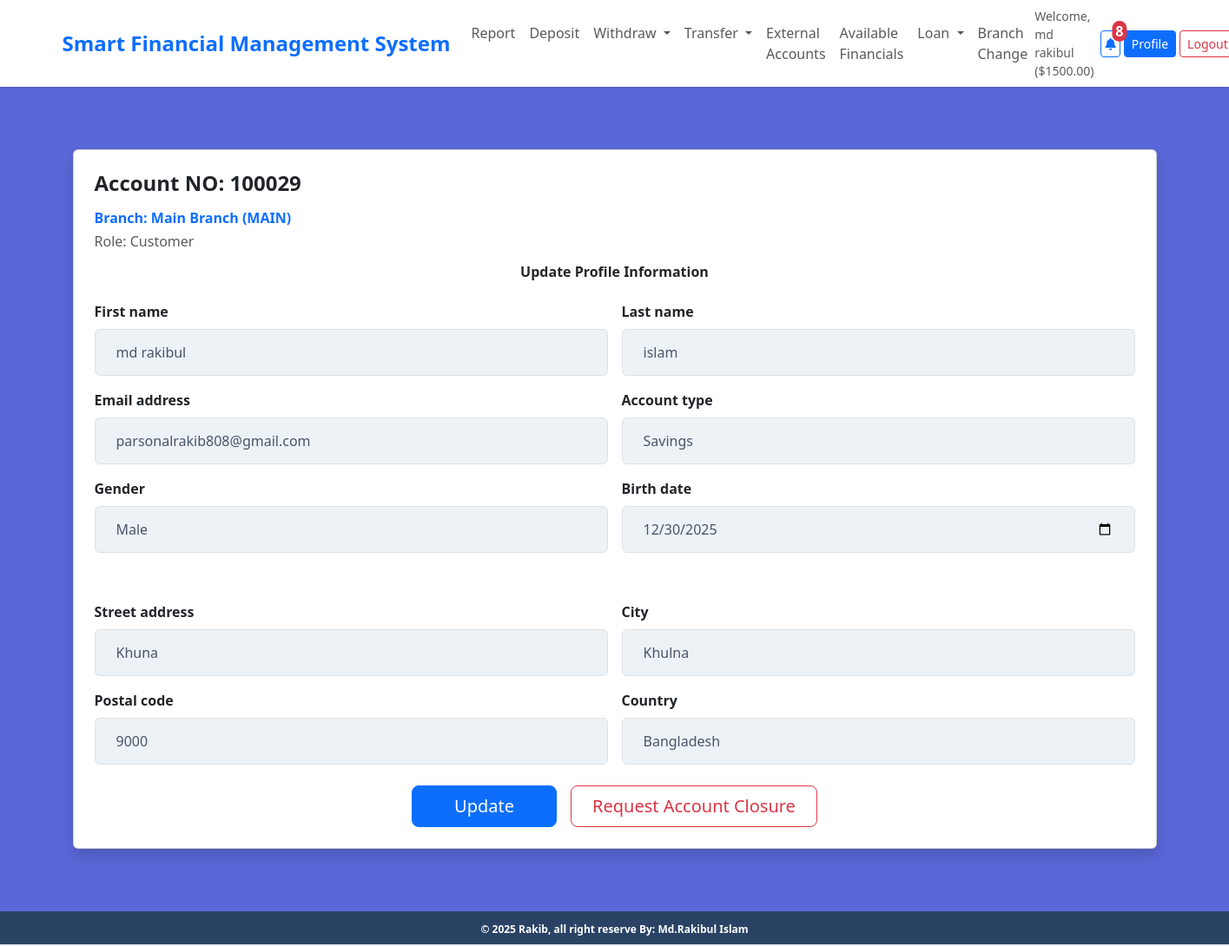
The app's page /accounts/profile/ (signed in) with its own data.
### accounts/models.py (models this page shows, shortened)
class UserBankAccount(models.Model):
    ROLE_CHOICES = [
        ('Admin', 'Admin'),
        ('Staff', 'Staff'),
        ('Customer', 'Customer'),
    ]
    user = models.OneToOneField(User, related_name='account', on_delete=models.CASCADE)
    bank = models.ForeignKey(Bank, on_delete=models.CASCADE, related_name='accounts')
    branch = models.ForeignKey(Branch, on_delete=models.CASCADE, related_name='accounts', null=True, blank=True)
    account_type = models.CharField(max_length=10, choices=ACCOUNT_TYPE)
    role = models.CharField(max_length=10, choices=ROLE_CHOICES, default='Customer')
    account_no = models.IntegerField(unique=True) # account no duijon user er kokhono same hobe na
    birth_date = models.DateField(null=True, blank=True)
    gender = models.CharField(max_length=10, choices=GENDER_TYPE)
    initial_deposite_date = models.DateField(auto_now_add=True)
    balance = models.DecimalField(default=0, max_digits=12, decimal_places=2) # ekjon user 12 digit obdi taka rakhte parbe, dui doshomik ghor obdi rakhte parben 1000.50
    is_active = models.BooleanField(default=True)
    @property
    def total_balance(self):
        from decimal import Decimal
        external_balance = self.user.external_accounts.aggregate(
            total=models.Sum('current_balance')
        )['total'] or Decimal('0')
        return self.balance + external_balance

class UserAddress(models.Model):
    user = models.OneToOneField(User, related_name='address', on_delete=models.CASCADE)
    street_address = models.CharField(max_length=100)
    city = models.CharField(max_length= 100)
    postal_code = models.IntegerField()
    country = models.CharField(max_length=100)

### branch_management/models.py (models this page shows, shortened)
class Branch(models.Model):
    STATUS_CHOICES = [
        ('Active', 'Active'),
        ('Inactive', 'Inactive'),
    ]
    name = models.CharField(max_length=100)
    code = models.CharField(max_length=10, unique=True)
    address = models.TextField()
    status = models.CharField(max_length=10, choices=STATUS_CHOICES, default='Active')

### accounts/views.py (the view, shortened to what this page needs)
# urls.py: path('profile/', UserBankAccountUpdateView.as_view(), name='profile' ),
class UserBankAccountUpdateView(View):
    template_name = 'accounts/profile.html'
    def dispatch(self, request, *args, **kwargs):
        if hasattr(request.user, 'account') and not request.user.account.is_active:
            messages.error(request, 'Your account is closed. You cannot update your profile.')
            return redirect('profile')
        return super().dispatch(request, *args, **kwargs)
    def get(self, request):
        form = UserUpdateForm(instance=request.user)
        return render(request, self.template_name, {'form': form})

### notifications/context_processors.py (called while the page is built)
def unread_notifications_count(request):
    if request.user.is_authenticated:
        count = Notification.objects.filter(user=request.user, is_read=False).count()
    else:
        count = 0
    return {'unread_notifications_count': count}

### accounts/templates/accounts/profile.html (shortened to what this page needs)
{% extends 'base.html' %}
{% load static %}
{% block content %}
<div class="container py-5">
    <div class="card shadow">
        <div class="card-body p-4">
            <h4 class="card-title fw-bold fs-4 mb-3">Account NO: {{ request.user.account.account_no }}</h4>
            <h5 class="text-primary fw-bold mb-2">Branch: {% if request.user.account.branch %}{{ request.user.account.branch.name }} ({{ request.user.account.branch.code }}){% else %}Not Assigned{% endif %}</h5>
            <h6 class="text-muted mb-3">Role: {{ request.user.account.role }}</h6>
            <h1 class="text-center fw-bold mb-4">Update Profile Information</h1>
            {% if request.user.account.is_active %}
                <form method="post" class="row g-3">
                    <div class="col-md-6">
                        <label for="{{ form.first_name.id_for_label }}" class="form-label fw-semibold">
                            {{ form.first_name.label }}
                        </label>
                        {{ form.first_name }}
                    </div>
                    <div class="col-md-6">
                        <label for="{{ form.last_name.id_for_label }}" class="form-label fw-semibold">
                            {{ form.last_name.label }}
                        </label>
                        {{ form.last_name }}
                    </div>
                    <div class="col-md-6">
                        <label for="{{ form.email.id_for_label }}" class="form-label fw-semibold">
                            {{ form.email.label }}
                        </label>
                        {{ form.email }}
                    </div>
                    <div class="col-md-6">
                        <label for="{{ form.account_type.id_for_label }}" class="form-label fw-semibold">
                            {{ form.account_type.label }}
                        </label>
                        {{ form.account_type }}
                    </div>
                    <div class="col-md-6">
                        <label for="{{ form.gender.id_for_label }}" class="form-label fw-semibold">
                            {{ form.gender.label }}
                        </label>
                        {{ form.gender }}
                    </div>
                    <div class="col-md-6">
                        <label for="{{ form.birth_date.id_for_label }}" class="form-label fw-semibold">
                            {{ form.birth_date.label }}
                        </label>
                        {{ form.birth_date }}
                    </div>
                    <div class="col-md-6">
                    </div>
                    <div class="col-md-6">
                    </div>
                    <div class="col-md-6">
                        <label for="{{ form.street_address.id_for_label }}" class="form-label fw-semibold">
                            {{ form.street_address.label }}
                        </label>
                        {{ form.street_address }}
                    </div>
                    <div class="col-md-6">
                        <label for="{{ form.city.id_for_label }}" class="form-label fw-semibold">
                            {{ form.city.label }}
                        </label>
                        {{ form.city }}
                    </div>
                    <div class="col-md-6">
                        <label for="{{ form.postal_code.id_for_label }}" class="form-label fw-semibold">
                            {{ form.postal_code.label }}
                        </label>
                        {{ form.postal_code }}
                    </div>
                    <div class="col-md-6">
                        <label for="{{ form.country.id_for_label }}" class="form-label fw-semibold">
                            {{ form.country.label }}
                        </label>
                        {{ form.country }}
                    </div>
                    <div class="col-12 d-flex gap-3 justify-content-center mt-4">
                        <button class="btn btn-primary btn-lg px-5" type="submit">
                            Update
                        </button>
                        {% if request.user.account.is_active %}
                            <a href="{% url 'request_account_closure' %}" class="btn btn-outline-danger btn-lg px-4">
                                Request Account Closure
                            </a>
                        {% endif %}
                    </div>
                </form>
            {% else %}
                <div class="text-center text-muted">
                    <p>Profile updates are not available for closed accounts.</p>
                </div>
            {% endif %}
        </div>
    </div>
</div>
{% endblock %}

### core/templates/navbar.html (shortened to what this page needs)
<nav class="navbar navbar-expand-lg navbar-light bg-white shadow-sm">
    <div class="container-fluid px-4">
        <a class="navbar-brand fw-bold text-primary fs-4" href="/">Smart Financial Management System</a>
        <div class="collapse navbar-collapse" id="navbarNav">
            {% if request.user.is_authenticated %}
                <ul class="navbar-nav me-auto">
                    <li class="nav-item">
                        <a class="nav-link" href="{% url 'transactions:transaction_report' %}">Report</a>
                    </li>
                    <li class="nav-item">
                        <a class="nav-link" href="{% url 'transactions:deposit_money' %}">Deposit</a>
                    </li>
                    <li class="nav-item dropdown">
                        <a class="nav-link dropdown-toggle" href="#" id="withdrawDropdown" role="button" data-bs-toggle="dropdown" aria-expanded="false">
                            Withdraw
                        </a>
                    </li>
                    <li class="nav-item dropdown">
                        <a class="nav-link dropdown-toggle" href="#" id="transferDropdown" role="button" data-bs-toggle="dropdown" aria-expanded="false">
                            Transfer
                        </a>
                    </li>
                    <li class="nav-item">
                        <a class="nav-link" href="{% url 'external_accounts' %}">External Accounts</a>
                    </li>
                    <li class="nav-item">
                        <a class="nav-link" href="{% url 'banks:bank_list' %}">Available Financials</a>
                    </li>
                    <li class="nav-item dropdown">
                        <a class="nav-link dropdown-toggle" href="#" id="loanDropdown" role="button" data-bs-toggle="dropdown" aria-expanded="false">
                            Loan
                        </a>
                    </li>
                    <li class="nav-item">
                        <a class="nav-link" href="{% url 'branch_change_requests' %}">Branch Change</a>
                    </li>
                </ul>
                <div class="d-flex align-items-center flex-nowrap">
                    <span class="me-2 text-muted d-none d-lg-inline small">Welcome, {{ request.user.first_name }} (${{ request.user.account.total_balance|floatformat:2 }})</span>
                    <a href="{% url 'notifications:notification_list' %}" class="btn btn-outline-primary me-1 btn-sm position-relative p-1" title="Notifications">
                        <i class="fas fa-bell"></i>
                        {% if unread_notifications_count > 0 %}
                            <span class="position-absolute top-0 start-100 translate-middle badge rounded-pill bg-danger fs-6 p-1">{{ unread_notifications_count }}</span>
                        {% endif %}
                    </a>
                    <a href="{% url 'profile' %}" class="btn btn-primary me-1 btn-sm d-none d-sm-inline px-2" title="Profile">Profile</a>
                    <a href="{% url 'logout' %}" class="btn btn-outline-danger btn-sm px-2" title="Logout">Logout</a>
                </div>
            {% else %}
                <div class="d-flex ms-auto">
                    <a href="{% url 'login' %}" class="btn btn-outline-primary me-2">Login</a>
                    <a href="{% url 'register' %}" class="btn btn-primary">Register</a>
                </div>
            {% endif %}
        </div>
    </div>
</nav>

### core/templates/base.html (style rules this page uses)
.container-fluid { width: 100%; padding-left: 15px; padding-right: 15px; margin-left: auto; margin-right: auto; }
@media (min-width: 576px) { .container-fluid { max-width: 540px; } }
@media (min-width: 768px) { .container-fluid { max-width: 720px; } }
@media (min-width: 992px) { .container-fluid { max-width: 960px; } }
@media (min-width: 1200px) { .container-fluid { max-width: 1140px; } }
@media (min-width: 1400px) { .container-fluid { max-width: 1320px; } }

### records on screen
UserAddress: street_address "Khuna", city "Khulna", country "Bangladesh"

### other values on screen
{{ request.user.first_name }} "md rakibul"
{{ request.user.account.total_balance|floatformat:2 }} "1500.00"
{{ unread_notifications_count }} "8"
{{ request.user.account.account_no }} "100029"
{{ request.user.account.branch.name }} "Main Branch"
{{ request.user.account.branch.code }} "MAIN"
{{ request.user.account.role }} "Customer"
